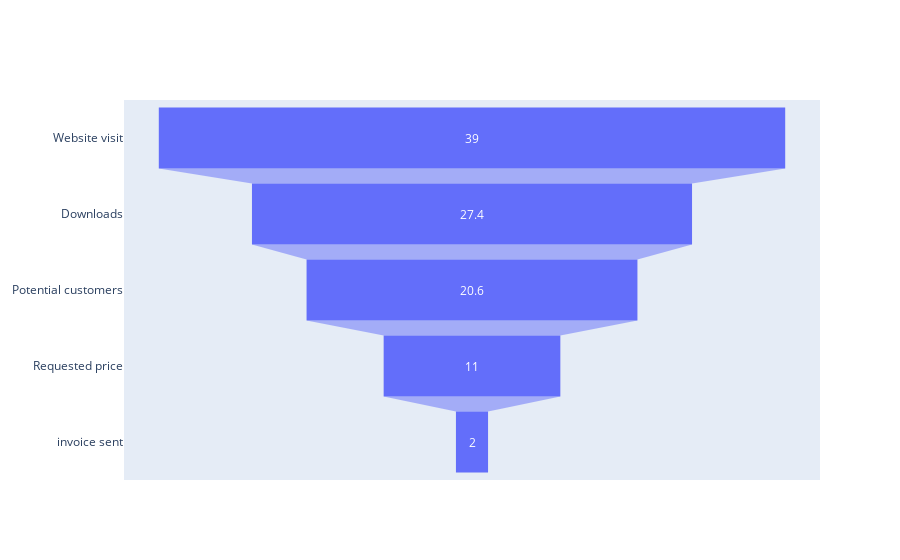

The cell this chart's notebook holds for it:
### Code cell
from plotly import graph_objects as go

fig = go.Figure(go.Funnel(
    y = ["Website visit", "Downloads", "Potential customers", "Requested price", "invoice sent"],
    x = [39, 27.4, 20.6, 11, 2]))

fig.show()

### Figure 1 — Plotly figure (JSON) as saved in the notebook; plotly's stock layout.template omitted (floating-point values rounded to 4 significant figures)
{"data": [{"type": "funnel", "x": [39, 27.4, 20.6, 11, 2], "y": ["Website visit", "Downloads", "Potential customers", "Requested price", "invoice sent"]}], "layout": {}}
